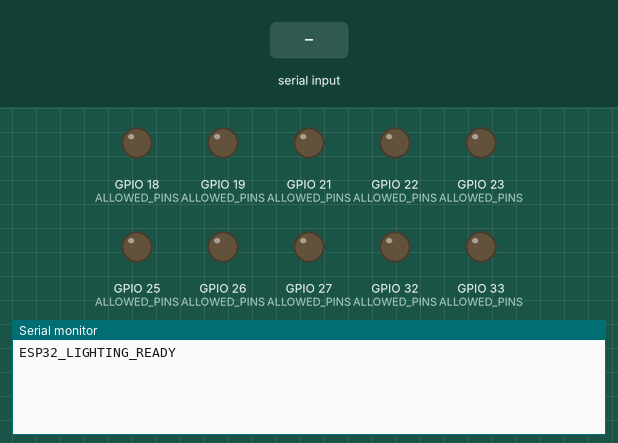
The sketch below on a simulated ESP32. Shown: output pins drawn as LEDs (lit = HIGH), the last lines printed to the serial monitor. Inputs (shaded band) come from the test bench.

Above: at 1.2 s.
1.3 s: "PING\n" received over Serial
At 2.4 s:
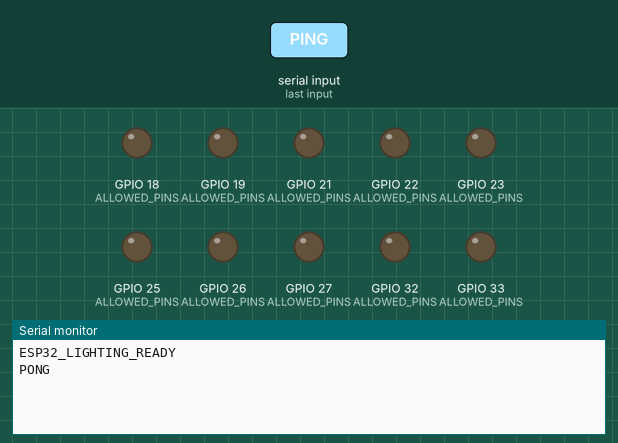
2.8 s: "90,45\n" received over Serial
At 3.6 s:
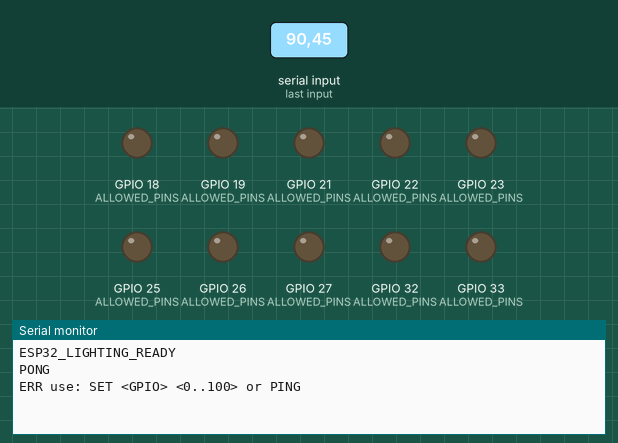
4.3 s: "SET 90 45\n" received over Serial
At 4.7 s:
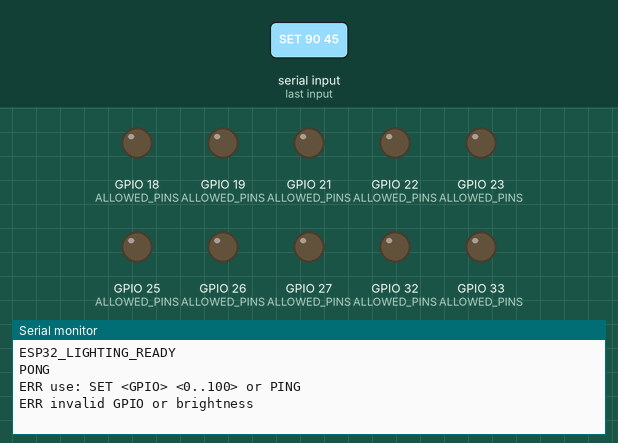

The sketch:

esp32_lighting_controller.ino
```cpp
// USB serial PWM controller for the Hall Occupancy Python app.
// Protocol: PING -> PONG; SET <GPIO> <brightness 0..100> updates PWM silently.
// Bare LEDs must use current-limiting resistors and share ESP32 GND.

const uint8_t ALLOWED_PINS[] = {18, 19, 21, 22, 23, 25, 26, 27, 32, 33};
const size_t PIN_COUNT = sizeof(ALLOWED_PINS) / sizeof(ALLOWED_PINS[0]);
bool pinInitialized[PIN_COUNT] = {false};
String commandBuffer;

int allowedPinIndex(int pin) {
  for (size_t i = 0; i < PIN_COUNT; ++i) {
    if (ALLOWED_PINS[i] == pin) return static_cast<int>(i);
  }
  return -1;
}

void handleCommand(String command) {
  command.trim();
  command.toUpperCase();
  if (command == "PING") {
    Serial.println("PONG");
    return;
  }

  int pin = -1;
  int brightness = -1;
  if (sscanf(command.c_str(), "SET %d %d", &pin, &brightness) != 2) {
    Serial.println("ERR use: SET <GPIO> <0..100> or PING");
    return;
  }
  const int index = allowedPinIndex(pin);
  if (index < 0 || brightness < 0 || brightness > 100) {
    Serial.println("ERR invalid GPIO or brightness");
    return;
  }
  if (!pinInitialized[index]) {
    pinMode(pin, OUTPUT);
    pinInitialized[index] = true;
  }
  analogWrite(pin, map(brightness, 0, 100, 0, 255));
}

void setup() {
  Serial.begin(115200);
  commandBuffer.reserve(48);
  for (uint8_t pin : ALLOWED_PINS) {
    pinMode(pin, OUTPUT);
    analogWrite(pin, 0);
  }
  Serial.println("ESP32_LIGHTING_READY");
}

void loop() {
  while (Serial.available() > 0) {
    const char c = static_cast<char>(Serial.read());
    if (c == '\n' || c == '\r') {
      if (commandBuffer.length() > 0) {
        handleCommand(commandBuffer);
        commandBuffer = "";
      }
    } else if (commandBuffer.length() < 47) {
      commandBuffer += c;
    }
  }
}
```

Measured:
- after the input at 1.3 s, the serial monitor: prints a new line at once (image 1)
- after the input at 2.8 s, the serial monitor: prints a new line at once (image 2)
- after the input at 4.3 s, the serial monitor: prints a new line at once (image 3)
